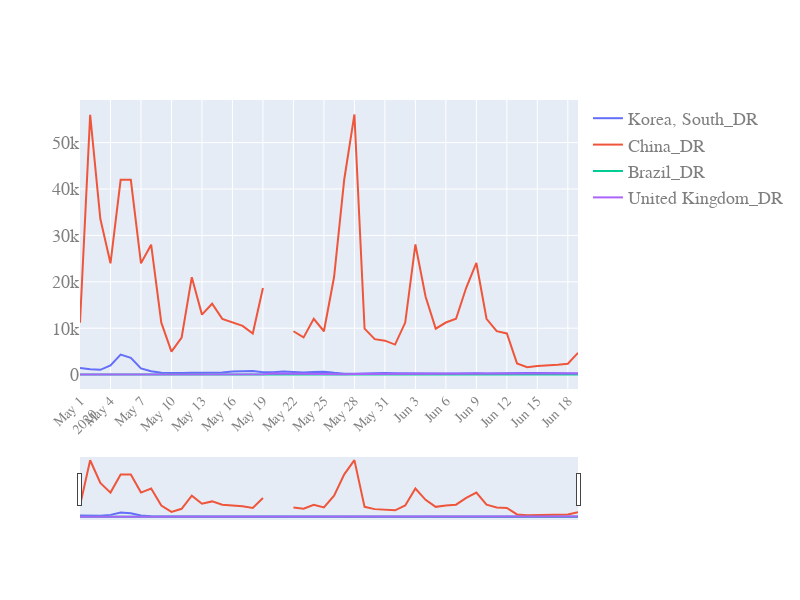

Source (notebook cell):
### Code cell
start_pos=100
quick_plot(df_analyse.date[start_pos:],
           df_analyse.iloc[start_pos:,[25,26,27,28]], #17,18,19   # US comparison 11,18
           yscale='linear',
           slider=True)
